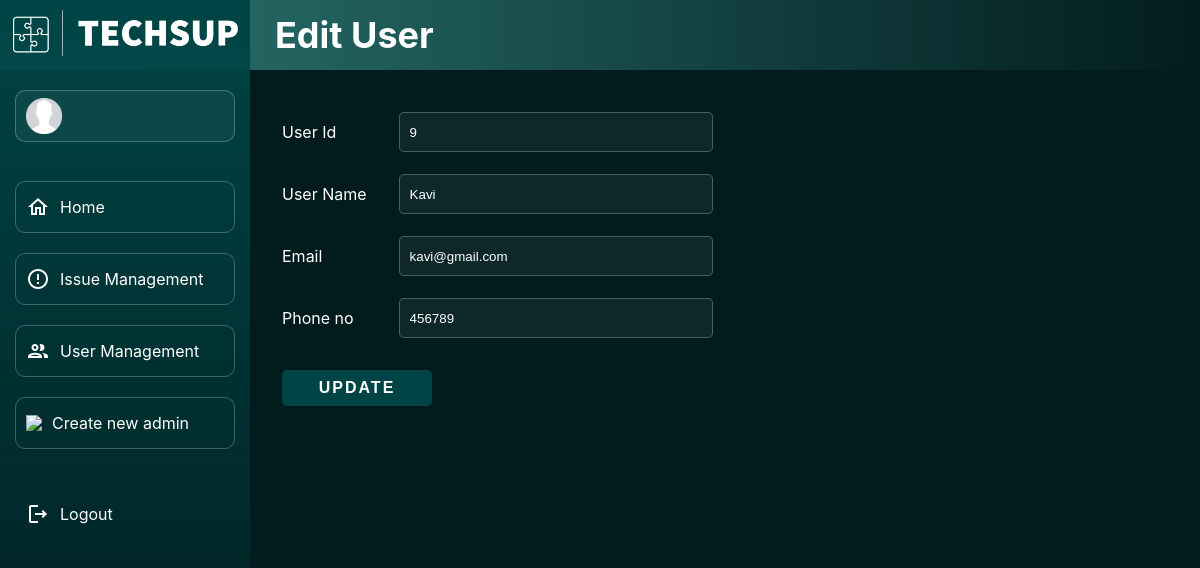
Page /admin/users/updateUser.php?userId=9 on the earlier database version.
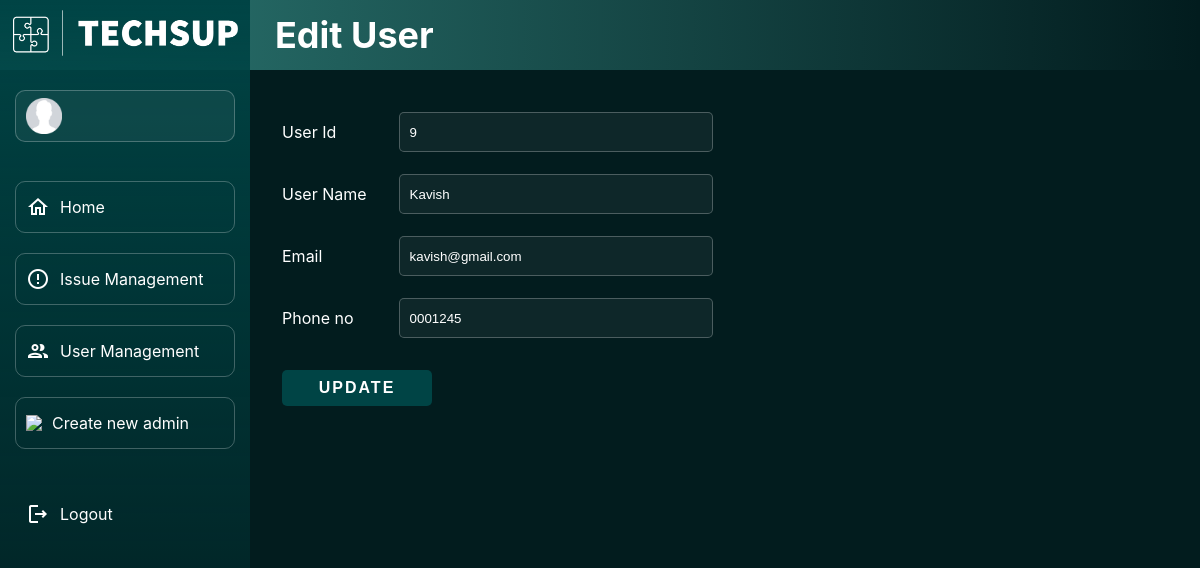
Same page on the later database version.
### tables this page shows
CREATE TABLE IF NOT EXISTS `user` (
  `userId` int(5) NOT NULL AUTO_INCREMENT,
  `userName` varchar(20) NOT NULL,
  `userEmail` varchar(50) NOT NULL,
  `userPhone` varchar(20) NOT NULL,
  `userPwd` varchar(100) NOT NULL,
  PRIMARY KEY (`userId`),
  UNIQUE KEY `userName` (`userName`),
  UNIQUE KEY `userEmail` (`userEmail`)
);

### includes/functions.inc.php (called while the page is built, shortened)
<?php
function adminGetUserDataUpdate($conn)
{
    if (isset($_GET['userId']) && is_numeric($_GET['userId'])) {
        $userId = $_GET['userId'];
        $sql = "SELECT userId, userName, userEmail, userPhone FROM user WHERE userId='$userId';";
        $get_userId = mysqli_query($conn, $sql);
        if (mysqli_num_rows($get_userId) == 1) {
            $row = mysqli_fetch_assoc($get_userId);
            return ($row);
        }
    }
}

### admin/users/updateUser.php (the view, shortened to what this page needs)
<?php
require_once('../../includes/dbh.inc.php');
require_once('../../includes/functions.inc.php');
$row = adminGetUserDataUpdate($conn);
?>
<!DOCTYPE html>
<html lang="en">
<head>
</head>
<body>
    <nav class="nav-h-back"></nav>
    <nav class="nav-h">
        <div class="heading">
            <h1>Edit User</h1>
        </div>
    </nav>
    <nav class="nav-v">
        <div class="logo">
            <a href="../main/dashboard.php">
                <img src="../../assets/techsup-logo-white.png" width="225px">
            </a>
        </div>
        <div class="menu">
            <div class="item profile">
                <img src="../../assets/profile.png" width="36px">
            </div>
            <div>
                <a href="../main/dashboard.php">
                    <div class="item click">
                        <img src="../../assets//home-outline-white-24dp.png">
                        <span>Home</span>
                    </div>
                </a>
                <br>
                <a href="../issues/viewIssue.php">
                    <div class="item click">
                        <img src="../../assets/issue-outline-white-24dp.png">
                        <span>Issue Management</span>
                    </div>
                </a>
                <br>
                <a href="viewUser.php">
                    <div class="item click">
                        <img src="../../assets/users-outline-white-24dp.png">
                        <span>User Management</span>
                    </div>
                </a>
                <br>
                <a href="../main/register.php">
                    <div class="item click">
                        <img src="../../assets/addAdmin-outline-white-24dp">
                        <span>Create new admin</span>
                    </div>
                </a>
            </div>
            <a href="../../includes/logoutAdmin.inc.php">
                <div class="item logout">
                    <img src="../../assets/logout-outline-white-24dp.png">
                    <span>Logout</span>
                </div>
            </a>
        </div>
    </nav>
    <div class="body">
        <form action="../../includes/updateUser.inc.php" method="post">
            <table>
                <tr>
                    <td><label>User Id</label></td>
                    <td><input type="text" name="userId" id="userId" placeholder="User Id" class="disabledInput" value="<?php echo $row['userId']; ?>" readonly></td>
                </tr>
                <tr>
                    <td><label>User Name</label></td>
                    <td><input type="text" name="userName" id="userName" placeholder="User Name" value="<?php echo $row['userName']; ?>"></td>
                </tr>
                <tr>
                    <td><label>Email</label></td>
                    <td><input type="email" name="userEmail" id="userEmail" placeholder="Email" value="<?php echo $row['userEmail']; ?>"></td>
                </tr>
                <tr>
                    <td><label>Phone no</label></td>
                    <td><input type="tel" name="userPhone" id="userPhone" placeholder="Phone no" value="<?php echo $row['userPhone']; ?>"></td>
                </tr>
                <tr>
                    <td colspan="2"><button type="submit" name="submit">UPDATE</button></td>
                </tr>
            </table>
        </form>
    </div>
</body>
</html>

Differences in the rows shown:
changed user id 9: userName "Kavi" → "Kavish"; userEmail "kavi@gmail.com" → "kavish@gmail.com"; userPhone "456789" → "0001245"
